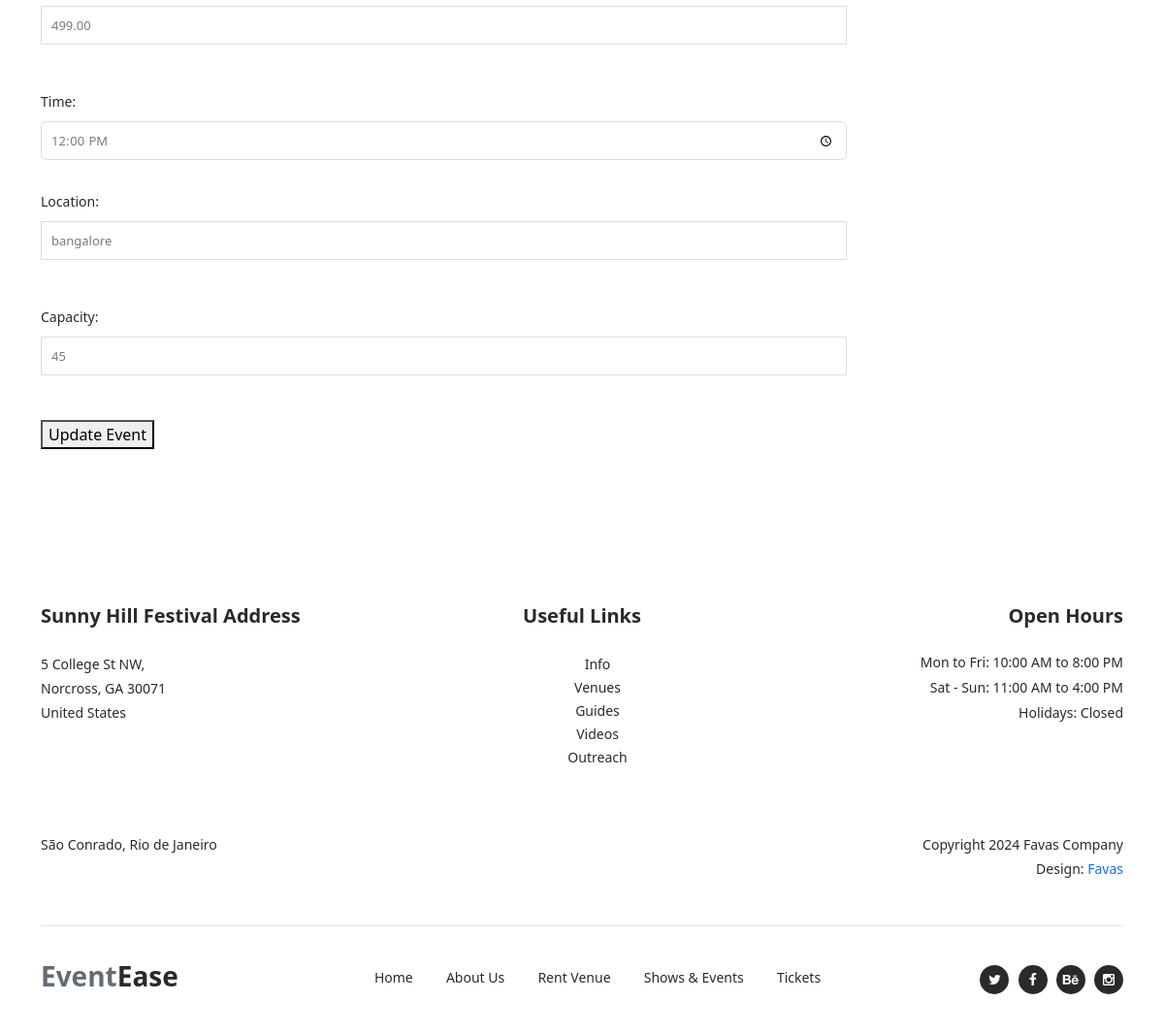
Page /update_event/10/ (signed in, lower part) on the earlier database version.
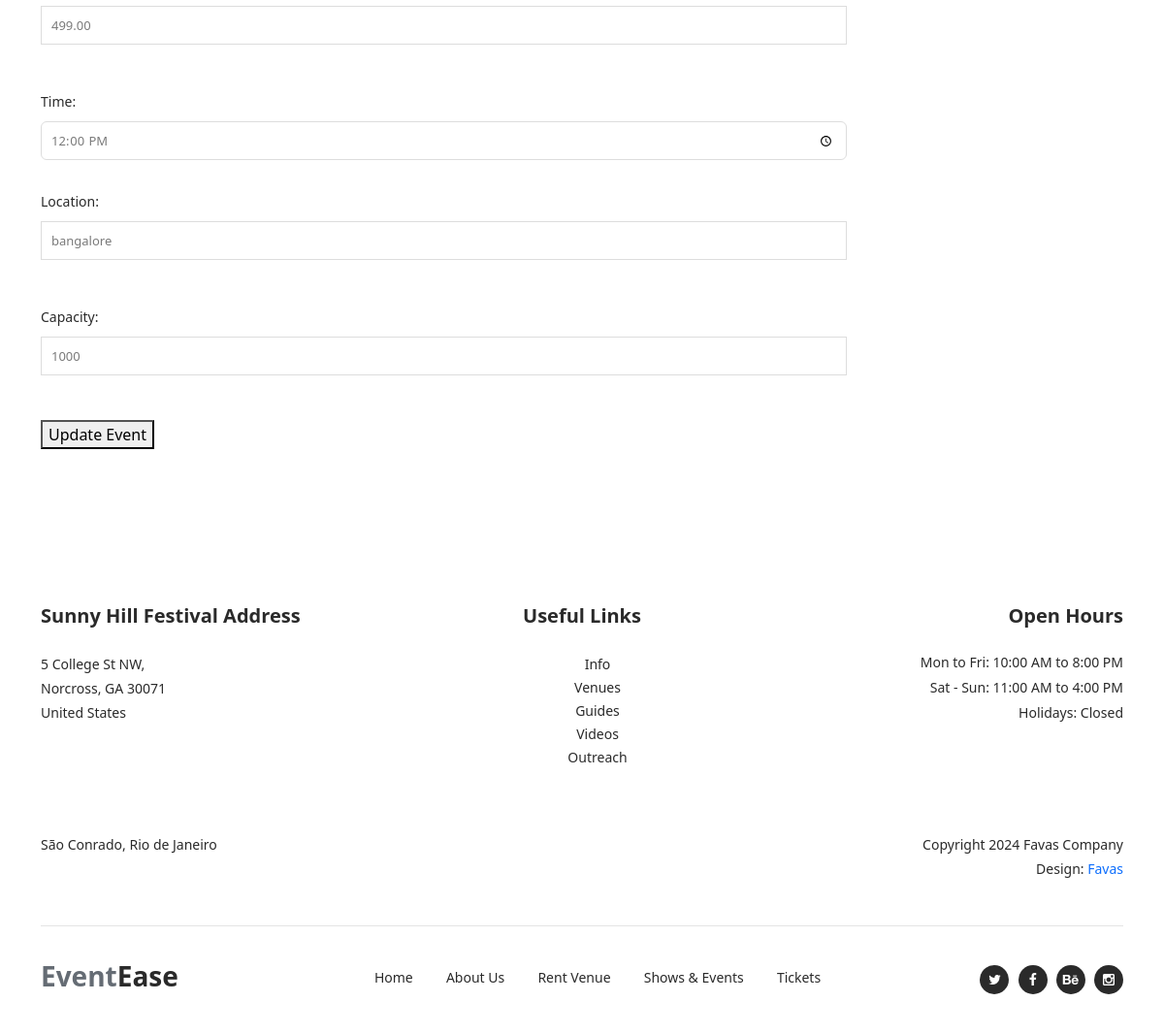
Same page on the later database version.
### events/models.py (models this page shows, shortened)
class Event(models.Model):
    user = models.ForeignKey(Profile, on_delete=models.CASCADE,blank=True,null=True)  # Link each event to a user
    title = models.CharField(max_length=200)
    description = models.TextField()
    date = models.DateField()
    time = models.TimeField()
    location = models.CharField(max_length=255)
    ticket_price=models.DecimalField(max_digits=10,decimal_places=2,default=0.00)
    is_active = models.BooleanField(default=True)
    image = models.ImageField(upload_to='event_images/', null=True, blank=True)
    capacity = models.PositiveIntegerField(default=0)
    available_tickets = models.PositiveIntegerField(default=0)

### events/views.py (the view)
# urls.py: path('update_event/<int:pk>/', views.update_event, name='update_event'),
@user_passes_test(is_admin)
def update_event(request,pk):
    event=get_object_or_404(Event,pk=pk)
    if request.method == 'POST':
        print(event)
        form = EventForm(request.POST,request.FILES,instance=event)
        if form.is_valid():
            form.save()
            return redirect('event_list')
    else:
        form = EventForm(instance=event)
    return render(request, 'update_event_layout.html', {'form': form})

### events/forms.py
class EventForm(forms.ModelForm):
    date = forms.DateField(
        widget=forms.DateInput(
            attrs={
                'type': 'date',    # HTML5 date input for calendar picker
                'class': 'form-control',
                'placeholder': 'Select Date'
            }
        )
    )
    time = forms.TimeField(
        widget=forms.TimeInput(
            attrs={
                'type': 'time',    # HTML5 time input for time picker
                'class': 'form-control',
                'placeholder': 'Select Time'
            }))
    class Meta:
        model = Event
        fields = ['title', 'description','image', 'date','ticket_price', 'time', 'location', 'capacity']

### events/views.py (called while the page is built)
def is_admin(user):
    return user.is_staff

### templates/update_event_layout.html
{% extends 'blank_layout.html' %}
{% block header%}
{% include 'header.html' %}
{% endblock header%}
{% block update_event %}
{% include 'update_event.html' %}
{% endblock update_event %}
{% block footer %}
{% include 'footer.html' %}
{% endblock footer %}

### templates/update_event.html (shortened to what this page needs)
{% load static %}
<div class="rent-venue-application">
    <div class="container">
        <div class="row">
            <div class="col-lg-9">
              <div class="contact-form">
                <form method="post" action="" enctype="multipart/form-data">
                {{ form.as_p }}
                <button type="submit">Update Event</button>
                </form>
              </div>
            </div>
        </div>
    </div>
</div>

Differences in the rows shown:
changed Event "bangalore": capacity "45" → "1000"
